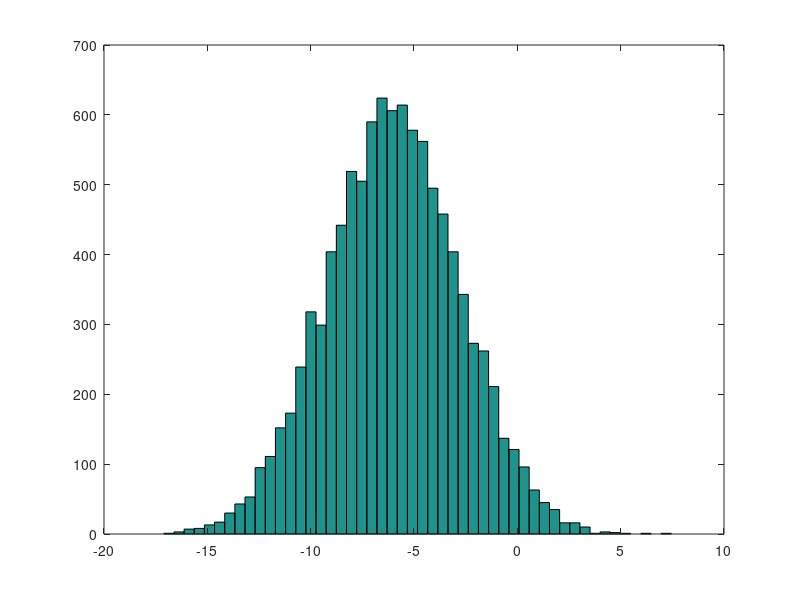

The MATLAB source for this figure: (Note: this script raises an error after producing the figure.)
%%%%%%%%%%%%%%%%%%%%%%
%% Basic Operations %%
%%%%%%%%%%%%%%%%%%%%%%
1 == 2 % false
1 ~= 2 % true
1 && 0 % and
1 || 0 % OR
xor(1,0) % XOR

PS1('>>'); % to change sign

a = pi;
disp(a);
disp(sprintf('2 decimals: %0.2f', a))
disp(sprintf('6 decimals: %0.6f', a))

format long
format short


A = [1  2; 3 4 ; 5 6]
A = [ 1 2;
3 4;
5 6]

v = [1 2 3] # row vector
v = [1; 2; 3] # column vector

v = 1:0.1:2 # from 1(inlc) to 2(inlc) increasing by 0.1

ones(2,3) # 2 by 3 matrix
C = 2*ones(2*3)
w = ones(1,3)
w = zeros(1,3)
w = rand(1,3) # 1*3 random number matirx from 0 to 1 by uniform distribution

rand(3,3) # 3 * 3 uni. distri. matrix

w = randn(1,3) # 1*3 random number matrix by gaussian(normal) distribution

w = -6 + sqrt(10) * (randn(1,10000))
hist(w)
hist(w,50)

eye(4) # 4 by 4 identity matirx
help eye # help function


A = [1 2; 3 4; 5 6]
size(A)
size(A,1)
size(A,2)

v = [1 2 3 4]
length(v)

length([1;2;3;4;5])

%%%%%%%%%%%%%%%%%%%%%%%%
%% Moving Data Around %%
%%%%%%%%%%%%%%%%%%%%%%%%

% loading data
load featuresX.dat
load priceY.dat
load('featureX.dat')

who % what are the variables 
whos % with some detail 
size(featuresX)

save hello.mat v; % save hello.mat as v

clears
whoswho
load hello.txt v -ascii % save as human readable text


%%%%%%%%%%%%%%%%%%%%%%%
%% Computing on Data %%
%%%%%%%%%%%%%%%%%%%%%%%
A = [1 2; 3 4; 5 6]
A(3,2)

A(2,:)
A([1,3], :)

A(:,2) = [10; 11; 12]

A = [A, [100; 101; 102]] % append a column vector
A(:) % put all elemetns of A into a single vectdor

B = [11 12; 13 14; 15 16]

C = [A B]% concatenating A and B into a matrix by columns
C = [A;B]% concatenating by rows

C = [1 1; 2 2]
A*C
A.*B % elementwise multiplication
A.^2 % elemetnwise squaring

v = [1; 2; 3]
1 ./ v
1 ./ A
log(v)
exp(v)
abs(v) % absolute value
abs([-1; 2; -3])
-v % negative
v + ones(length(v), 1)
v + 1 % here 1 = ones(length(v), 1)

A' % A trnaspose
(A')' % must be A

%% max(vector) = maximum value of the vector
%% max(matrix) = maximum value of each column
a = [1 15 2 0.5]
val = max(a)
max(A) % column wise maximum
w = [1; 2; 3]
max(w) 

a < 3 % logical question for each elements
find(a<3) % output the index of elements for the condition

magic(3) % 3-by-3 magic square(diagonal, rows, columns sums are equal)
help magic
[r, c] = find(A >= 7)
A(2,3)

sum(a) % sum of elements
prod(a) % product of elements 

rand(3)

max(A, [], 1) % maximum values of each columns
max(A, [], 2) % maximum values of each rows
max(A) % = max(A, [], 1)
max(max(A)) % = max(A(:))

A = magic(9)
sum(A,1) % column-wise sum
sum(A,2) % row-wise sum
eye(9)
A .* eye(9) % diagonal elementss
sum(sum(A.*eye(9)))

flipud(eye(9)) % flip the diagonal upside down
fliplr(eye(9)) % flip the diagonal left to right
help flip

round(pinv(A) * A)


%%%%%%%%%%%%%%%%%%%
%% Plotting Data %%
%%%%%%%%%%%%%%%%%%%
